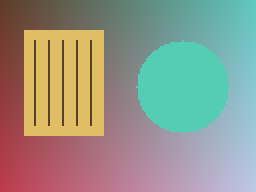
#> input picture images/sample.png, 128 x 96 px (shown 2 times larger)
$ python ImageFlip.py
#> lines starting #> are read from the running program, lines starting #| are printed output that depends on the picture
import cv2
import matplotlib.pyplot as plt
from pathlib import Path


# Change Img_path to use your own image.
Img_path = str(Path(__file__).resolve().parents[1] / 'images' / 'sample.png')
img = cv2.imread(Img_path)
#> img is the input picture: shape (96, 128, 3); mean B, G, R 136.8, 149.8, 148.3

if img is None:
    raise SystemExit("Image not found! Check Img_path.")

# Calculation
# 1 = horizontal flip
result = cv2.flip(img, 1)
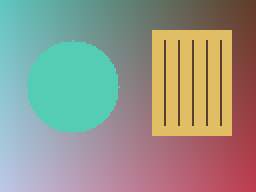
#> result: shape (96, 128, 3) (shown 2 times larger); mean B, G, R 136.8, 149.8, 148.3

# Display the results needed for this experiment.
plt.figure(figsize=(10, 4))

plt.subplot(1, 2, 1)
plt.imshow(cv2.cvtColor(img, cv2.COLOR_BGR2RGB))
plt.title("Original")
plt.axis("off")

plt.subplot(1, 2, 2)
plt.imshow(cv2.cvtColor(result, cv2.COLOR_BGR2RGB))
plt.title('Image Flip')
plt.axis("off")

plt.tight_layout()
plt.show()
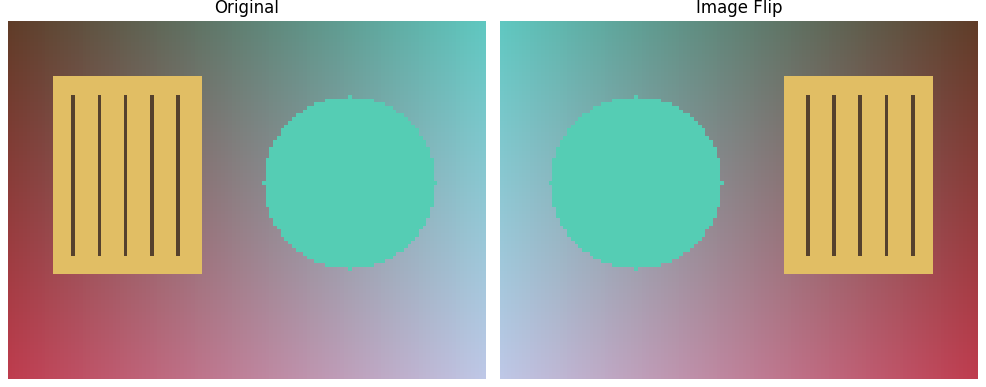
#> figure drawn by matplotlib, 2 panels
